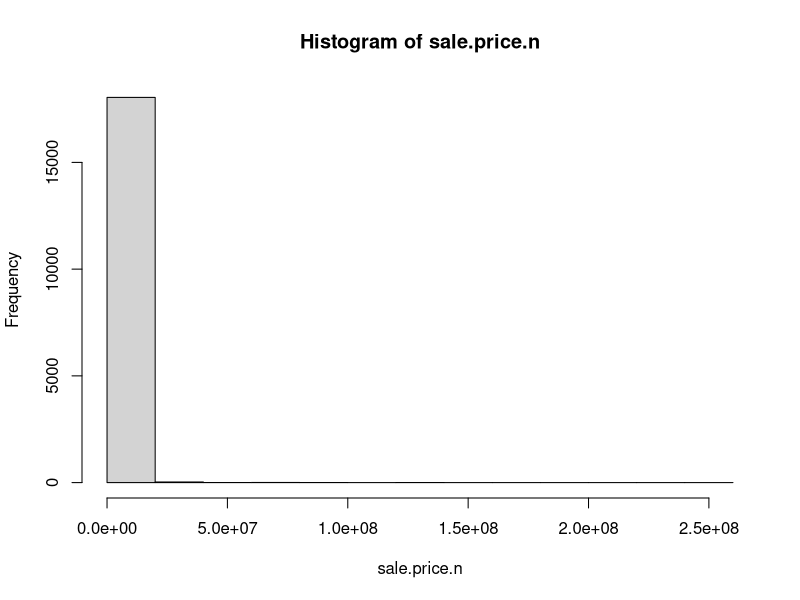
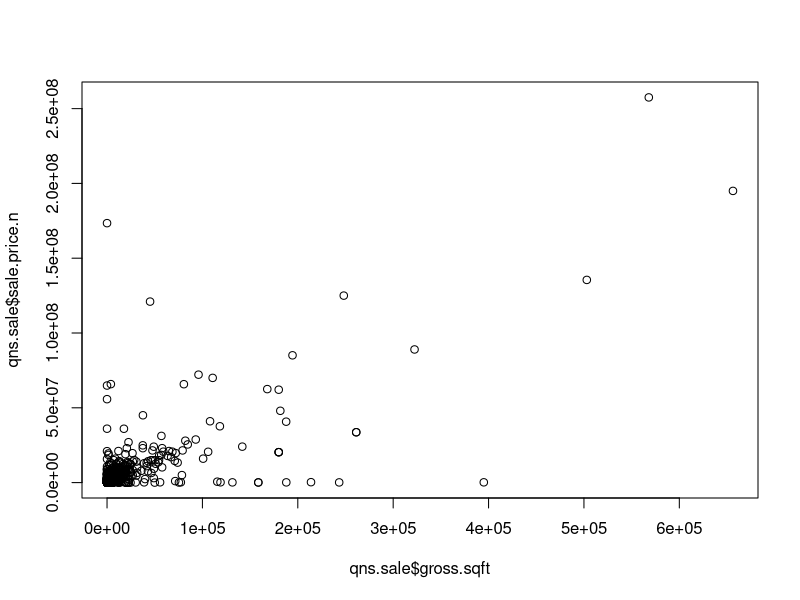
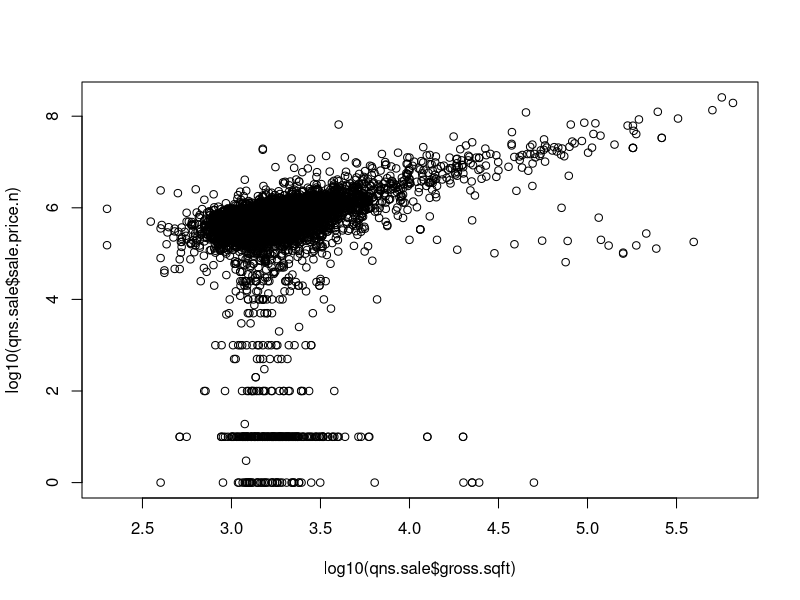
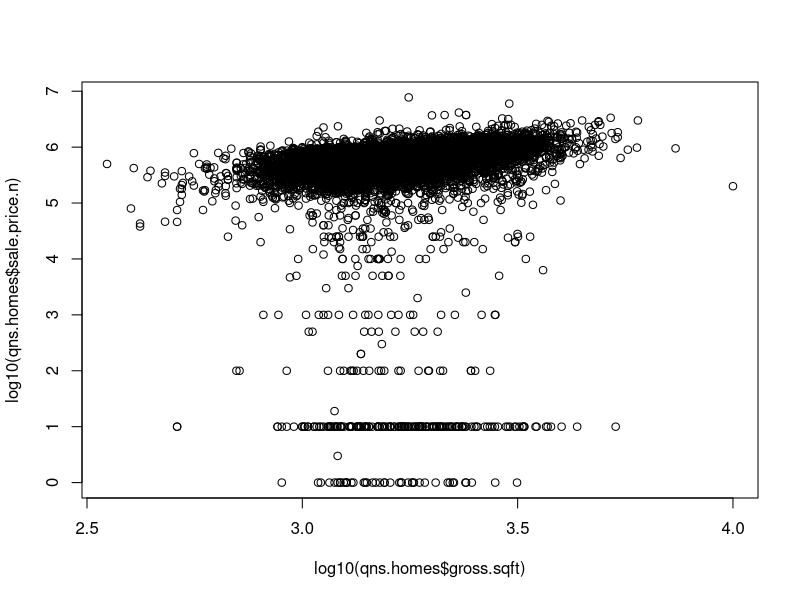
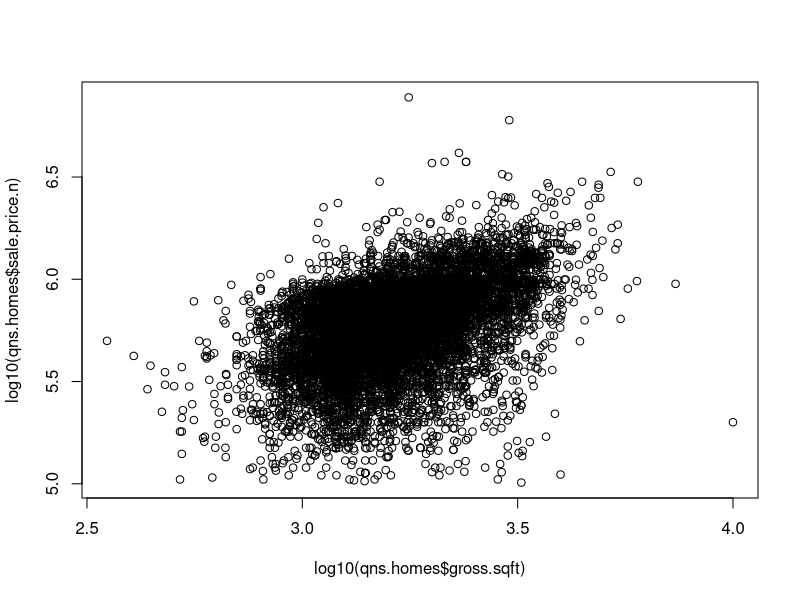

Reproduce these figures in R, in order.
# Author: Benjamin Reddy/Yao Steven Jason
# Taken from pages 49-50 of O'Neil and Schutt

#require(gdata)
#require(plyr) #Added by Monnie McGee
#install the gdata and plyr packages and load in to R.
#Working directory is locally linked and pushed to GitHub.
library(plyr)
library(gdata)
setwd(".\\Data")

# Saved the file as a csv to use read.csv to import the rolling sales for Queens, 
# skipping 4 header lines from the original file.
qns <- read.csv("rollingsales_queens.csv",skip=4,header=TRUE)

#split gather and clean?

#Check the data attributes.
head(qns)
summary(qns)
str(qns) # Very handy function!

#Using libraries gdata and plyr, clean/format the data with regular expressions.
#Using "[^[:digit:]]", we are only keeping and converting the numericals for new column names sale.price, gross.sqft, and land.sqft.
#Column name year.built is converted to numeric.
#Using gsub, we replaces nonnumericals with a missing values.
#The number of empty values are then counted.
#The row names of dataset qns are then converted into lowercase.
qns$SALE.PRICE.N <- as.numeric(gsub("[^[:digit:]]","", qns$SALE.PRICE))
count(is.na(qns$SALE.PRICE.N))

names(qns) <- tolower(names(qns)) # make all variable names lower case
#Get rid of leading digits
qns$gross.sqft <- as.numeric(gsub("[^[:digit:]]","", qns$gross.square.feet))
qns$land.sqft <- as.numeric(gsub("[^[:digit:]]","", qns$land.square.feet))
qns$year.built <- as.numeric(as.character(qns$year.built))

#split between clean and analysis?

#We attach the data set qns to the new column sale.price.n to make a histogram on frequency.

attach(qns)
hist(sale.price.n) 
detach(qns)

#Keep only the sales if they are not equal to 0, meaning that they were sold.
#We plot the scatterplot of gross sqft vs sale price and the log(gross sqft) vs log(sale price).
#The log-log plot fits the data better, so that is used for future scatter plots.

qns.sale <- qns[qns$sale.price.n!=0,]
plot(qns.sale$gross.sqft,qns.sale$sale.price.n)
plot(log10(qns.sale$gross.sqft),log10(qns.sale$sale.price.n))

#For now, let's look at 1-, 2-, and 3-family homes.
#A new column homes is formed where we are searching the word 'Family' from building class category to filter the sale price for 1-, 2-, and 3-family homes.
#Dimensions of homes is checked.
#The log-log plot of gross sqft and sale price is plot for 1-, 2-, and 3-family homes.
#The summary output of family homes less than price 100,000 is made.
qns.homes <- qns.sale[which(grepl("FAMILY",qns.sale$building.class.category)),]
dim(qns.homes)
plot(log10(qns.homes$gross.sqft),log10(qns.homes$sale.price.n))
summary(qns.homes[which(qns.homes$sale.price.n<100000),])


#Remove outliers that seem like they weren't actual sales.
#If the log of family homes is less or equal to 5, these are outliers.
#Only the family homes where it is not outliers are kept.
#The log-log scatter plot of gross sqft vs sale price are plotted.
qns.homes$outliers <- (log10(qns.homes$sale.price.n) <=5) + 0
qns.homes <- qns.homes[which(qns.homes$outliers==0),]
plot(log10(qns.homes$gross.sqft),log10(qns.homes$sale.price.n))
